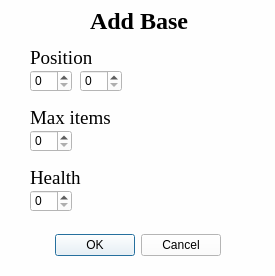
<?xml version="1.0" encoding="UTF-8"?>
<ui version="4.0">
 <class>AddBase</class>
 <widget class="QDialog" name="AddBase">
  <property name="geometry">
   <rect>
    <x>0</x>
    <y>0</y>
    <width>275</width>
    <height>276</height>
   </rect>
  </property>
  <property name="palette">
   <palette>
    <active>
     <colorrole role="WindowText">
      <brush brushstyle="SolidPattern">
       <color alpha="255">
        <red>0</red>
        <green>0</green>
        <blue>0</blue>
       </color>
      </brush>
     </colorrole>
     <colorrole role="Button">
      <brush brushstyle="SolidPattern">
       <color alpha="255">
        <red>254</red>
        <green>254</green>
        <blue>254</blue>
       </color>
      </brush>
     </colorrole>
     <colorrole role="Light">
      <brush brushstyle="SolidPattern">
       <color alpha="255">
        <red>255</red>
        <green>255</green>
        <blue>255</blue>
       </color>
      </brush>
     </colorrole>
     <colorrole role="Midlight">
      <brush brushstyle="SolidPattern">
       <color alpha="255">
        <red>254</red>
        <green>254</green>
        <blue>254</blue>
       </color>
      </brush>
     </colorrole>
     <colorrole role="Dark">
      <brush brushstyle="SolidPattern">
       <color alpha="255">
        <red>127</red>
        <green>127</green>
        <blue>127</blue>
       </color>
      </brush>
     </colorrole>
     <colorrole role="Mid">
      <brush brushstyle="SolidPattern">
       <color alpha="255">
        <red>169</red>
        <green>169</green>
        <blue>169</blue>
       </color>
      </brush>
     </colorrole>
     <colorrole role="Text">
      <brush brushstyle="SolidPattern">
       <color alpha="255">
        <red>0</red>
        <green>0</green>
        <blue>0</blue>
       </color>
      </brush>
     </colorrole>
     <colorrole role="BrightText">
      <brush brushstyle="SolidPattern">
       <color alpha="255">
        <red>255</red>
        <green>255</green>
        <blue>255</blue>
       </color>
      </brush>
     </colorrole>
     <colorrole role="ButtonText">
      <brush brushstyle="SolidPattern">
       <color alpha="255">
        <red>0</red>
        <green>0</green>
        <blue>0</blue>
       </color>
      </brush>
     </colorrole>
     <colorrole role="Base">
      <brush brushstyle="SolidPattern">
       <color alpha="255">
        <red>255</red>
        <green>255</green>
        <blue>255</blue>
       </color>
      </brush>
     </colorrole>
     <colorrole role="Window">
      <brush brushstyle="SolidPattern">
       <color alpha="255">
        <red>254</red>
        <green>254</green>
        <blue>254</blue>
       </color>
      </brush>
     </colorrole>
     <colorrole role="Shadow">
      <brush brushstyle="SolidPattern">
       <color alpha="255">
        <red>0</red>
        <green>0</green>
        <blue>0</blue>
       </color>
      </brush>
     </colorrole>
     <colorrole role="AlternateBase">
      <brush brushstyle="SolidPattern">
       <color alpha="255">
        <red>254</red>
        <green>254</green>
        <blue>254</blue>
       </color>
      </brush>
     </colorrole>
     <colorrole role="ToolTipBase">
      <brush brushstyle="SolidPattern">
       <color alpha="255">
        <red>255</red>
        <green>255</green>
        <blue>220</blue>
       </color>
      </brush>
     </colorrole>
     <colorrole role="ToolTipText">
      <brush brushstyle="SolidPattern">
       <color alpha="255">
        <red>0</red>
        <green>0</green>
        <blue>0</blue>
       </color>
      </brush>
     </colorrole>
     <colorrole role="PlaceholderText">
      <brush brushstyle="SolidPattern">
       <color alpha="128">
        <red>0</red>
        <green>0</green>
        <blue>0</blue>
       </color>
      </brush>
     </colorrole>
    </active>
    <inactive>
     <colorrole role="WindowText">
      <brush brushstyle="SolidPattern">
       <color alpha="255">
        <red>0</red>
        <green>0</green>
        <blue>0</blue>
       </color>
      </brush>
     </colorrole>
     <colorrole role="Button">
      <brush brushstyle="SolidPattern">
       <color alpha="255">
        <red>254</red>
        <green>254</green>
        <blue>254</blue>
       </color>
      </brush>
     </colorrole>
     <colorrole role="Light">
      <brush brushstyle="SolidPattern">
       <color alpha="255">
        <red>255</red>
        <green>255</green>
        <blue>255</blue>
       </color>
      </brush>
     </colorrole>
     <colorrole role="Midlight">
      <brush brushstyle="SolidPattern">
       <color alpha="255">
        <red>254</red>
        <green>254</green>
        <blue>254</blue>
       </color>
      </brush>
     </colorrole>
     <colorrole role="Dark">
      <brush brushstyle="SolidPattern">
       <color alpha="255">
        <red>127</red>
        <green>127</green>
        <blue>127</blue>
       </color>
      </brush>
     </colorrole>
     <colorrole role="Mid">
      <brush brushstyle="SolidPattern">
       <color alpha="255">
        <red>169</red>
        <green>169</green>
        <blue>169</blue>
       </color>
      </brush>
     </colorrole>
     <colorrole role="Text">
      <brush brushstyle="SolidPattern">
       <color alpha="255">
        <red>0</red>
        <green>0</green>
        <blue>0</blue>
       </color>
      </brush>
     </colorrole>
     <colorrole role="BrightText">
      <brush brushstyle="SolidPattern">
       <color alpha="255">
        <red>255</red>
        <green>255</green>
        <blue>255</blue>
       </color>
      </brush>
     </colorrole>
     <colorrole role="ButtonText">
      <brush brushstyle="SolidPattern">
       <color alpha="255">
        <red>0</red>
        <green>0</green>
        <blue>0</blue>
       </color>
      </brush>
     </colorrole>
     <colorrole role="Base">
      <brush brushstyle="SolidPattern">
       <color alpha="255">
        <red>255</red>
        <green>255</green>
        <blue>255</blue>
       </color>
      </brush>
     </colorrole>
     <colorrole role="Window">
      <brush brushstyle="SolidPattern">
       <color alpha="255">
        <red>254</red>
        <green>254</green>
        <blue>254</blue>
       </color>
      </brush>
     </colorrole>
     <colorrole role="Shadow">
      <brush brushstyle="SolidPattern">
       <color alpha="255">
        <red>0</red>
        <green>0</green>
        <blue>0</blue>
       </color>
      </brush>
     </colorrole>
     <colorrole role="AlternateBase">
      <brush brushstyle="SolidPattern">
       <color alpha="255">
        <red>254</red>
        <green>254</green>
        <blue>254</blue>
       </color>
      </brush>
     </colorrole>
     <colorrole role="ToolTipBase">
      <brush brushstyle="SolidPattern">
       <color alpha="255">
        <red>255</red>
        <green>255</green>
        <blue>220</blue>
       </color>
      </brush>
     </colorrole>
     <colorrole role="ToolTipText">
      <brush brushstyle="SolidPattern">
       <color alpha="255">
        <red>0</red>
        <green>0</green>
        <blue>0</blue>
       </color>
      </brush>
     </colorrole>
     <colorrole role="PlaceholderText">
      <brush brushstyle="SolidPattern">
       <color alpha="128">
        <red>0</red>
        <green>0</green>
        <blue>0</blue>
       </color>
      </brush>
     </colorrole>
    </inactive>
    <disabled>
     <colorrole role="WindowText">
      <brush brushstyle="SolidPattern">
       <color alpha="255">
        <red>127</red>
        <green>127</green>
        <blue>127</blue>
       </color>
      </brush>
     </colorrole>
     <colorrole role="Button">
      <brush brushstyle="SolidPattern">
       <color alpha="255">
        <red>254</red>
        <green>254</green>
        <blue>254</blue>
       </color>
      </brush>
     </colorrole>
     <colorrole role="Light">
      <brush brushstyle="SolidPattern">
       <color alpha="255">
        <red>255</red>
        <green>255</green>
        <blue>255</blue>
       </color>
      </brush>
     </colorrole>
     <colorrole role="Midlight">
      <brush brushstyle="SolidPattern">
       <color alpha="255">
        <red>254</red>
        <green>254</green>
        <blue>254</blue>
       </color>
      </brush>
     </colorrole>
     <colorrole role="Dark">
      <brush brushstyle="SolidPattern">
       <color alpha="255">
        <red>127</red>
        <green>127</green>
        <blue>127</blue>
       </color>
      </brush>
     </colorrole>
     <colorrole role="Mid">
      <brush brushstyle="SolidPattern">
       <color alpha="255">
        <red>169</red>
        <green>169</green>
        <blue>169</blue>
       </color>
      </brush>
     </colorrole>
     <colorrole role="Text">
      <brush brushstyle="SolidPattern">
       <color alpha="255">
        <red>127</red>
        <green>127</green>
        <blue>127</blue>
       </color>
      </brush>
     </colorrole>
     <colorrole role="BrightText">
      <brush brushstyle="SolidPattern">
       <color alpha="255">
        <red>255</red>
        <green>255</green>
        <blue>255</blue>
       </color>
      </brush>
     </colorrole>
     <colorrole role="ButtonText">
      <brush brushstyle="SolidPattern">
       <color alpha="255">
        <red>127</red>
        <green>127</green>
        <blue>127</blue>
       </color>
      </brush>
     </colorrole>
     <colorrole role="Base">
      <brush brushstyle="SolidPattern">
       <color alpha="255">
        <red>254</red>
        <green>254</green>
        <blue>254</blue>
       </color>
      </brush>
     </colorrole>
     <colorrole role="Window">
      <brush brushstyle="SolidPattern">
       <color alpha="255">
        <red>254</red>
        <green>254</green>
        <blue>254</blue>
       </color>
      </brush>
     </colorrole>
     <colorrole role="Shadow">
      <brush brushstyle="SolidPattern">
       <color alpha="255">
        <red>0</red>
        <green>0</green>
        <blue>0</blue>
       </color>
      </brush>
     </colorrole>
     <colorrole role="AlternateBase">
      <brush brushstyle="SolidPattern">
       <color alpha="255">
        <red>254</red>
        <green>254</green>
        <blue>254</blue>
       </color>
      </brush>
     </colorrole>
     <colorrole role="ToolTipBase">
      <brush brushstyle="SolidPattern">
       <color alpha="255">
        <red>255</red>
        <green>255</green>
        <blue>220</blue>
       </color>
      </brush>
     </colorrole>
     <colorrole role="ToolTipText">
      <brush brushstyle="SolidPattern">
       <color alpha="255">
        <red>0</red>
        <green>0</green>
        <blue>0</blue>
       </color>
      </brush>
     </colorrole>
     <colorrole role="PlaceholderText">
      <brush brushstyle="SolidPattern">
       <color alpha="128">
        <red>0</red>
        <green>0</green>
        <blue>0</blue>
       </color>
      </brush>
     </colorrole>
    </disabled>
   </palette>
  </property>
  <property name="windowTitle">
   <string>Add base</string>
  </property>
  <property name="autoFillBackground">
   <bool>false</bool>
  </property>
  <widget class="QDialogButtonBox" name="addBase">
   <property name="geometry">
    <rect>
     <x>50</x>
     <y>230</y>
     <width>171</width>
     <height>31</height>
    </rect>
   </property>
   <property name="orientation">
    <enum>Qt::Horizontal</enum>
   </property>
   <property name="standardButtons">
    <set>QDialogButtonBox::Cancel|QDialogButtonBox::Ok</set>
   </property>
  </widget>
  <widget class="QLabel" name="label">
   <property name="geometry">
    <rect>
     <x>90</x>
     <y>10</y>
     <width>121</width>
     <height>21</height>
    </rect>
   </property>
   <property name="font">
    <font>
     <family>Times New Roman</family>
     <pointsize>18</pointsize>
     <weight>75</weight>
     <bold>true</bold>
    </font>
   </property>
   <property name="text">
    <string>Add Base</string>
   </property>
  </widget>
  <widget class="QLabel" name="label_2">
   <property name="geometry">
    <rect>
     <x>30</x>
     <y>50</y>
     <width>81</width>
     <height>16</height>
    </rect>
   </property>
   <property name="font">
    <font>
     <family>Times New Roman</family>
     <pointsize>14</pointsize>
    </font>
   </property>
   <property name="text">
    <string>Position</string>
   </property>
  </widget>
  <widget class="QSpinBox" name="posBaseX">
   <property name="geometry">
    <rect>
     <x>30</x>
     <y>70</y>
     <width>42</width>
     <height>22</height>
    </rect>
   </property>
  </widget>
  <widget class="QSpinBox" name="posBaseY">
   <property name="geometry">
    <rect>
     <x>80</x>
     <y>70</y>
     <width>42</width>
     <height>22</height>
    </rect>
   </property>
  </widget>
  <widget class="QLabel" name="label_3">
   <property name="geometry">
    <rect>
     <x>30</x>
     <y>110</y>
     <width>91</width>
     <height>16</height>
    </rect>
   </property>
   <property name="font">
    <font>
     <family>Times New Roman</family>
     <pointsize>14</pointsize>
    </font>
   </property>
   <property name="text">
    <string>Max items</string>
   </property>
  </widget>
  <widget class="QSpinBox" name="maxCountOfItems">
   <property name="geometry">
    <rect>
     <x>30</x>
     <y>130</y>
     <width>42</width>
     <height>22</height>
    </rect>
   </property>
  </widget>
  <widget class="QLabel" name="label_4">
   <property name="geometry">
    <rect>
     <x>30</x>
     <y>170</y>
     <width>59</width>
     <height>16</height>
    </rect>
   </property>
   <property name="palette">
    <palette>
     <active>
      <colorrole role="WindowText">
       <brush brushstyle="SolidPattern">
        <color alpha="255">
         <red>0</red>
         <green>0</green>
         <blue>0</blue>
        </color>
       </brush>
      </colorrole>
      <colorrole role="Button">
       <brush brushstyle="SolidPattern">
        <color alpha="255">
         <red>255</red>
         <green>255</green>
         <blue>255</blue>
        </color>
       </brush>
      </colorrole>
      <colorrole role="Light">
       <brush brushstyle="SolidPattern">
        <color alpha="255">
         <red>255</red>
         <green>255</green>
         <blue>255</blue>
        </color>
       </brush>
      </colorrole>
      <colorrole role="Midlight">
       <brush brushstyle="SolidPattern">
        <color alpha="255">
         <red>255</red>
         <green>255</green>
         <blue>255</blue>
        </color>
       </brush>
      </colorrole>
      <colorrole role="Dark">
       <brush brushstyle="SolidPattern">
        <color alpha="255">
         <red>127</red>
         <green>127</green>
         <blue>127</blue>
        </color>
       </brush>
      </colorrole>
      <colorrole role="Mid">
       <brush brushstyle="SolidPattern">
        <color alpha="255">
         <red>170</red>
         <green>170</green>
         <blue>170</blue>
        </color>
       </brush>
      </colorrole>
      <colorrole role="Text">
       <brush brushstyle="SolidPattern">
        <color alpha="255">
         <red>0</red>
         <green>0</green>
         <blue>0</blue>
        </color>
       </brush>
      </colorrole>
      <colorrole role="BrightText">
       <brush brushstyle="SolidPattern">
        <color alpha="255">
         <red>255</red>
         <green>255</green>
         <blue>255</blue>
        </color>
       </brush>
      </colorrole>
      <colorrole role="ButtonText">
       <brush brushstyle="SolidPattern">
        <color alpha="255">
         <red>0</red>
         <green>0</green>
         <blue>0</blue>
        </color>
       </brush>
      </colorrole>
      <colorrole role="Base">
       <brush brushstyle="SolidPattern">
        <color alpha="255">
         <red>255</red>
         <green>255</green>
         <blue>255</blue>
        </color>
       </brush>
      </colorrole>
      <colorrole role="Window">
       <brush brushstyle="SolidPattern">
        <color alpha="255">
         <red>255</red>
         <green>255</green>
         <blue>255</blue>
        </color>
       </brush>
      </colorrole>
      <colorrole role="Shadow">
       <brush brushstyle="SolidPattern">
        <color alpha="255">
         <red>0</red>
         <green>0</green>
         <blue>0</blue>
        </color>
       </brush>
      </colorrole>
      <colorrole role="AlternateBase">
       <brush brushstyle="SolidPattern">
        <color alpha="255">
         <red>255</red>
         <green>255</green>
         <blue>255</blue>
        </color>
       </brush>
      </colorrole>
      <colorrole role="ToolTipBase">
       <brush brushstyle="SolidPattern">
        <color alpha="255">
         <red>255</red>
         <green>255</green>
         <blue>220</blue>
        </color>
       </brush>
      </colorrole>
      <colorrole role="ToolTipText">
       <brush brushstyle="SolidPattern">
        <color alpha="255">
         <red>0</red>
         <green>0</green>
         <blue>0</blue>
        </color>
       </brush>
      </colorrole>
      <colorrole role="PlaceholderText">
       <brush brushstyle="SolidPattern">
        <color alpha="128">
         <red>0</red>
         <green>0</green>
         <blue>0</blue>
        </color>
       </brush>
      </colorrole>
     </active>
     <inactive>
      <colorrole role="WindowText">
       <brush brushstyle="SolidPattern">
        <color alpha="255">
         <red>0</red>
         <green>0</green>
         <blue>0</blue>
        </color>
       </brush>
      </colorrole>
      <colorrole role="Button">
       <brush brushstyle="SolidPattern">
        <color alpha="255">
         <red>255</red>
         <green>255</green>
         <blue>255</blue>
        </color>
       </brush>
      </colorrole>
      <colorrole role="Light">
       <brush brushstyle="SolidPattern">
        <color alpha="255">
         <red>255</red>
         <green>255</green>
         <blue>255</blue>
        </color>
       </brush>
      </colorrole>
      <colorrole role="Midlight">
       <brush brushstyle="SolidPattern">
        <color alpha="255">
         <red>255</red>
         <green>255</green>
         <blue>255</blue>
        </color>
       </brush>
      </colorrole>
      <colorrole role="Dark">
       <brush brushstyle="SolidPattern">
        <color alpha="255">
         <red>127</red>
         <green>127</green>
         <blue>127</blue>
        </color>
       </brush>
      </colorrole>
      <colorrole role="Mid">
       <brush brushstyle="SolidPattern">
        <color alpha="255">
         <red>170</red>
         <green>170</green>
         <blue>170</blue>
        </color>
       </brush>
      </colorrole>
      <colorrole role="Text">
       <brush brushstyle="SolidPattern">
        <color alpha="255">
         <red>0</red>
         <green>0</green>
         <blue>0</blue>
        </color>
       </brush>
      </colorrole>
      <colorrole role="BrightText">
       <brush brushstyle="SolidPattern">
        <color alpha="255">
         <red>255</red>
         <green>255</green>
         <blue>255</blue>
        </color>
       </brush>
      </colorrole>
      <colorrole role="ButtonText">
       <brush brushstyle="SolidPattern">
        <color alpha="255">
         <red>0</red>
         <green>0</green>
         <blue>0</blue>
        </color>
       </brush>
      </colorrole>
      <colorrole role="Base">
       <brush brushstyle="SolidPattern">
        <color alpha="255">
         <red>255</red>
         <green>255</green>
         <blue>255</blue>
        </color>
       </brush>
      </colorrole>
      <colorrole role="Window">
       <brush brushstyle="SolidPattern">
        <color alpha="255">
         <red>255</red>
         <green>255</green>
         <blue>255</blue>
        </color>
       </brush>
      </colorrole>
      <colorrole role="Shadow">
       <brush brushstyle="SolidPattern">
        <color alpha="255">
         <red>0</red>
         <green>0</green>
         <blue>0</blue>
        </color>
       </brush>
      </colorrole>
      <colorrole role="AlternateBase">
       <brush brushstyle="SolidPattern">
        <color alpha="255">
         <red>255</red>
         <green>255</green>
         <blue>255</blue>
        </color>
       </brush>
      </colorrole>
      <colorrole role="ToolTipBase">
       <brush brushstyle="SolidPattern">
        <color alpha="255">
         <red>255</red>
         <green>255</green>
         <blue>220</blue>
        </color>
       </brush>
      </colorrole>
      <colorrole role="ToolTipText">
       <brush brushstyle="SolidPattern">
        <color alpha="255">
         <red>0</red>
         <green>0</green>
         <blue>0</blue>
        </color>
       </brush>
      </colorrole>
      <colorrole role="PlaceholderText">
       <brush brushstyle="SolidPattern">
        <color alpha="128">
         <red>0</red>
         <green>0</green>
         <blue>0</blue>
        </color>
       </brush>
      </colorrole>
     </inactive>
     <disabled>
      <colorrole role="WindowText">
       <brush brushstyle="SolidPattern">
        <color alpha="255">
         <red>127</red>
         <green>127</green>
         <blue>127</blue>
        </color>
       </brush>
      </colorrole>
      <colorrole role="Button">
       <brush brushstyle="SolidPattern">
        <color alpha="255">
         <red>255</red>
         <green>255</green>
         <blue>255</blue>
        </color>
       </brush>
      </colorrole>
      <colorrole role="Light">
       <brush brushstyle="SolidPattern">
        <color alpha="255">
         <red>255</red>
         <green>255</green>
         <blue>255</blue>
        </color>
       </brush>
      </colorrole>
      <colorrole role="Midlight">
       <brush brushstyle="SolidPattern">
        <color alpha="255">
         <red>255</red>
         <green>255</green>
         <blue>255</blue>
        </color>
       </brush>
      </colorrole>
      <colorrole role="Dark">
       <brush brushstyle="SolidPattern">
        <color alpha="255">
         <red>127</red>
         <green>127</green>
         <blue>127</blue>
        </color>
       </brush>
      </colorrole>
      <colorrole role="Mid">
       <brush brushstyle="SolidPattern">
        <color alpha="255">
         <red>170</red>
         <green>170</green>
         <blue>170</blue>
        </color>
       </brush>
      </colorrole>
      <colorrole role="Text">
       <brush brushstyle="SolidPattern">
        <color alpha="255">
         <red>127</red>
         <green>127</green>
         <blue>127</blue>
        </color>
       </brush>
      </colorrole>
      <colorrole role="BrightText">
       <brush brushstyle="SolidPattern">
        <color alpha="255">
         <red>255</red>
         <green>255</green>
         <blue>255</blue>
        </color>
       </brush>
      </colorrole>
      <colorrole role="ButtonText">
       <brush brushstyle="SolidPattern">
        <color alpha="255">
         <red>127</red>
         <green>127</green>
         <blue>127</blue>
        </color>
       </brush>
      </colorrole>
      <colorrole role="Base">
       <brush brushstyle="SolidPattern">
        <color alpha="255">
         <red>255</red>
         <green>255</green>
         <blue>255</blue>
        </color>
       </brush>
      </colorrole>
      <colorrole role="Window">
       <brush brushstyle="SolidPattern">
        <color alpha="255">
         <red>255</red>
         <green>255</green>
         <blue>255</blue>
        </color>
       </brush>
      </colorrole>
      <colorrole role="Shadow">
       <brush brushstyle="SolidPattern">
        <color alpha="255">
         <red>0</red>
         <green>0</green>
         <blue>0</blue>
        </color>
       </brush>
      </colorrole>
      <colorrole role="AlternateBase">
       <brush brushstyle="SolidPattern">
        <color alpha="255">
         <red>255</red>
         <green>255</green>
         <blue>255</blue>
        </color>
       </brush>
      </colorrole>
      <colorrole role="ToolTipBase">
       <brush brushstyle="SolidPattern">
        <color alpha="255">
         <red>255</red>
         <green>255</green>
         <blue>220</blue>
        </color>
       </brush>
      </colorrole>
      <colorrole role="ToolTipText">
       <brush brushstyle="SolidPattern">
        <color alpha="255">
         <red>0</red>
         <green>0</green>
         <blue>0</blue>
        </color>
       </brush>
      </colorrole>
      <colorrole role="PlaceholderText">
       <brush brushstyle="SolidPattern">
        <color alpha="128">
         <red>0</red>
         <green>0</green>
         <blue>0</blue>
        </color>
       </brush>
      </colorrole>
     </disabled>
    </palette>
   </property>
   <property name="font">
    <font>
     <family>Times New Roman</family>
     <pointsize>14</pointsize>
    </font>
   </property>
   <property name="text">
    <string>Health</string>
   </property>
  </widget>
  <widget class="QSpinBox" name="health">
   <property name="geometry">
    <rect>
     <x>30</x>
     <y>190</y>
     <width>42</width>
     <height>22</height>
    </rect>
   </property>
  </widget>
 </widget>
 <resources/>
 <connections>
  <connection>
   <sender>addBase</sender>
   <signal>accepted()</signal>
   <receiver>AddBase</receiver>
   <slot>accept()</slot>
   <hints>
    <hint type="sourcelabel">
     <x>248</x>
     <y>254</y>
    </hint>
    <hint type="destinationlabel">
     <x>157</x>
     <y>274</y>
    </hint>
   </hints>
  </connection>
  <connection>
   <sender>addBase</sender>
   <signal>rejected()</signal>
   <receiver>AddBase</receiver>
   <slot>reject()</slot>
   <hints>
    <hint type="sourcelabel">
     <x>316</x>
     <y>260</y>
    </hint>
    <hint type="destinationlabel">
     <x>286</x>
     <y>274</y>
    </hint>
   </hints>
  </connection>
 </connections>
</ui>
